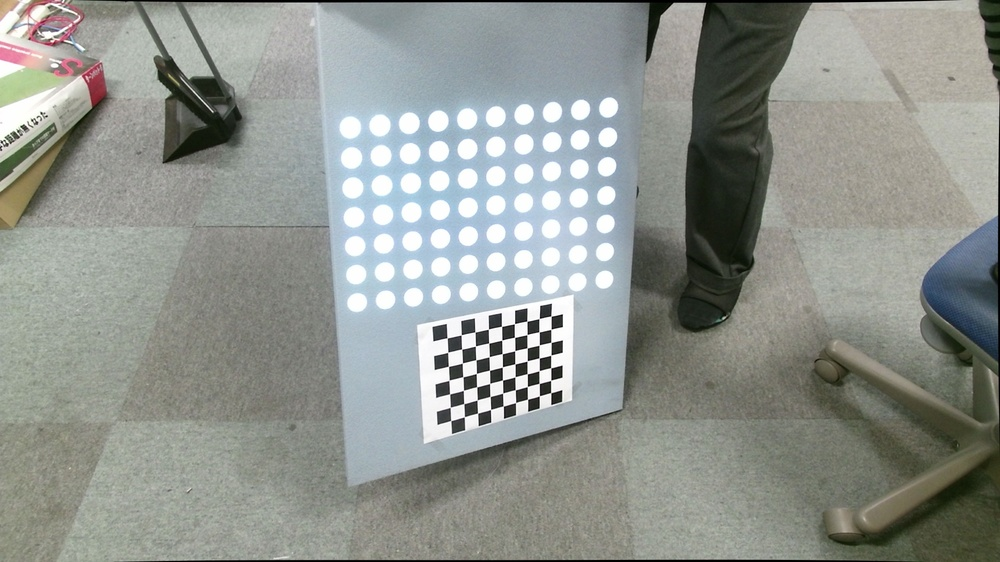
#> input picture 1.jpeg, 1000 x 562 px, shrunk from 1920 x 1080 before the run
$ python out_detect.py   (Python 2 division)
#> lines starting #> are read from the running program, lines starting #| are printed output that depends on the picture; long printed decimals are rounded
import cv2
import numpy as np

row = 9
col = 7
corner_num = (col, row)
size = 2.5

pW = np.empty([row * col, 3], dtype=np.float32)
K = np.array([[ 1.0464088296606685e+03, 0., 9.6962285013582118e+02], [0.,
       1.0473601981442353e+03, 5.3418043955010319e+02], [0., 0., 1. ]],np.float32)
d = np.array([[ 4.3977277514639868e-02, -6.2933078892199332e-02,
       -5.7377837329916246e-04, 7.8218303056817190e-04,
       1.4687866930870116e-02 ]],np.float32)

for i_row in range(0, row):
  for i_col in range(0, col):
    pW[i_row * col + i_col] = np.array([size * i_col, size * i_row, 0], dtype=np.float32)

ex_image = cv2.imread("1.jpeg", 0)
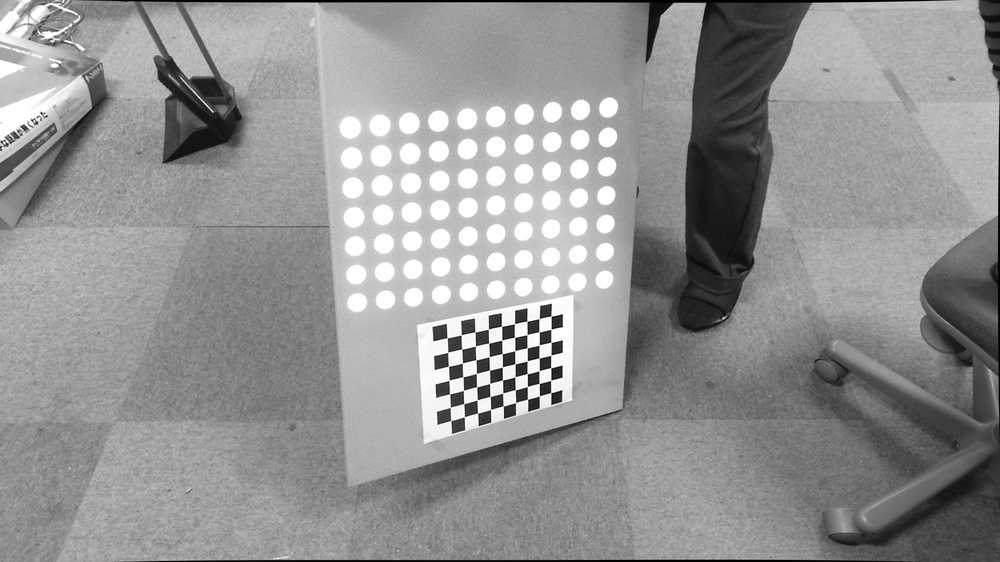
#> ex_image: shape (562, 1000); min 0, max 255, mean 146.5
found, qI = cv2.findChessboardCorners(ex_image, corner_num)
#> found = True; qI = 63 rows, first 8: [551, 316.1], [551, 329.3], [551, 342.3], [550.9, 355.1], [550.7, 367.7], [550.7, 380.3], [550.7, 392.6], [539.2, 318.5]

if found:
  term = (cv2.TERM_CRITERIA_EPS+cv2.TERM_CRITERIA_COUNT, 30, 0.1)
  qI_sub = cv2.cornerSubPix(ex_image, qI, (9,9), (-1,-1), term)
#> qI_sub = 63 rows, first 8: [551, 316.1], [551, 329.2], [551, 342.3], [550.8, 355.2], [550.7, 367.8], [550.7, 380.3], [550.8, 392.9], [539.1, 318.5]

  ret, rvec, tvec = cv2.solvePnP(pW, qI, K, d)
#> ret = True; rvec = [-0.323, -1.25, 1.28]; tvec = [-73.94, -38.5, 186]
  rmat = cv2.Rodrigues(rvec)[0]
#> rmat = [[-0.211, -0.529, -0.822], [0.834, 0.341, -0.434], [0.51, -0.777, 0.37]]
  print rmat
#| [[-0.2112 -0.5295 -0.8216]
#|  [ 0.8339  0.3409 -0.434]
#|  [ 0.5099 -0.7768  0.3695]]

$ run again, with 2.jpeg copied over 1.jpeg
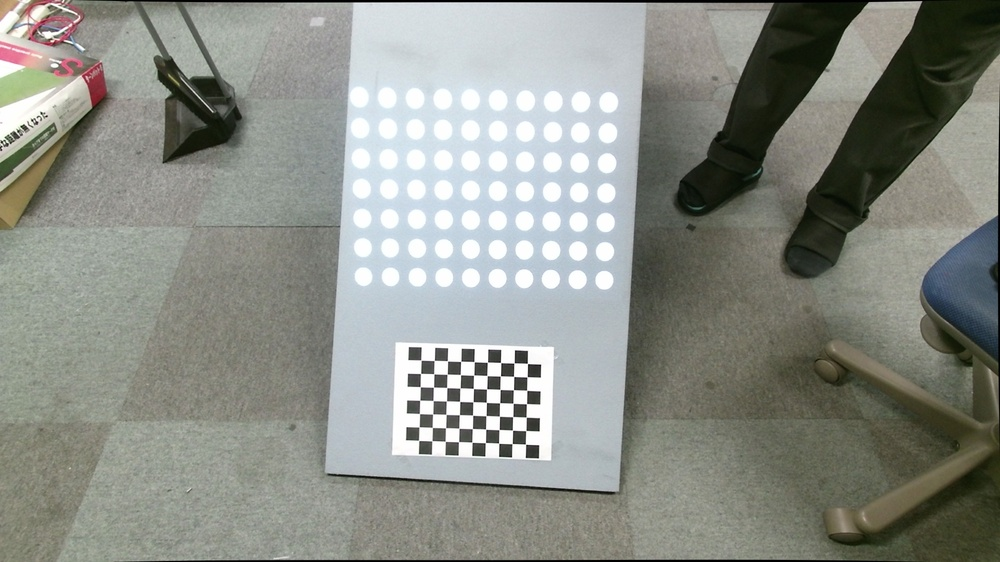
#> input picture 2.jpeg, 1000 x 562 px, shrunk from 1920 x 1080 before the run
#> `ex_image = cv2.imread("1.jpeg", 0)`:
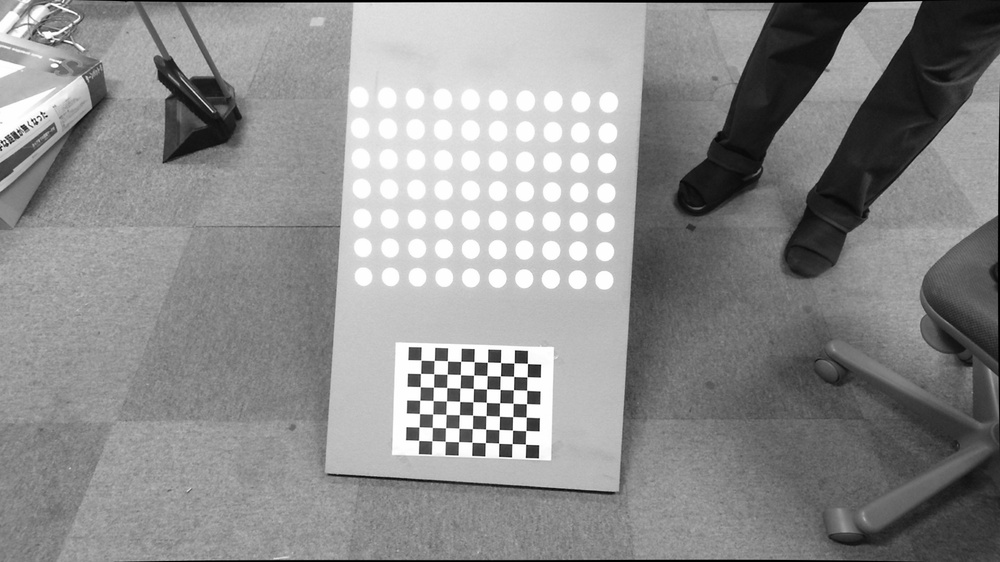
#> ex_image: shape (562, 1000); min 0, max 255, mean 141
#> found = True; qI = 63 rows, first 8: [527.4, 363.4], [527.1, 376.7], [526.7, 390.3], [526.5, 403.6], [526.3, 417.2], [525.8, 430.6], [525.5, 444.2], [514, 363]
#> qI_sub = 63 rows, first 8: [527.4, 363.5], [527.1, 376.8], [526.7, 390.3], [526.5, 403.7], [526.2, 417.1], [525.8, 430.6], [525.5, 444.2], [514, 362.9]
#> ret = True; rvec = [0.0221, 0.00741, 1.6]; tvec = [-82.58, -31.83, 196.5]
#> rmat = [[-0.0331, -0.999, 0.0188], [0.999, -0.0333, -0.00897], [0.00959, 0.0185, 1]]
#| [[-0.03308 -0.9993  0.01882]
#|  [ 0.9994 -0.03326 -0.008968]
#|  [ 0.009588  0.01851  0.9998]]

$ run again, with 3.jpeg copied over 1.jpeg
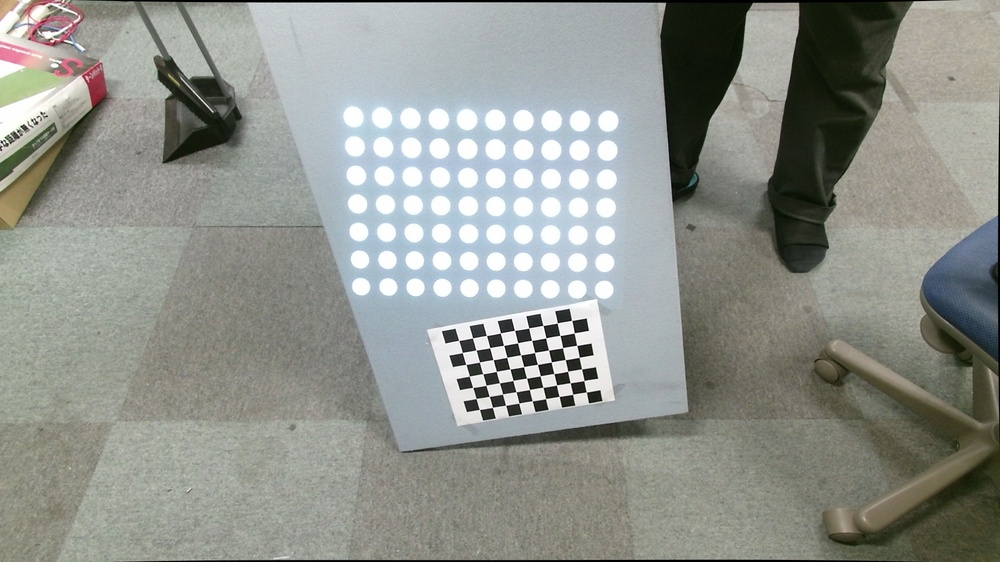
#> input picture 3.jpeg, 1000 x 562 px, shrunk from 1920 x 1080 before the run
#> `ex_image = cv2.imread("1.jpeg", 0)`:
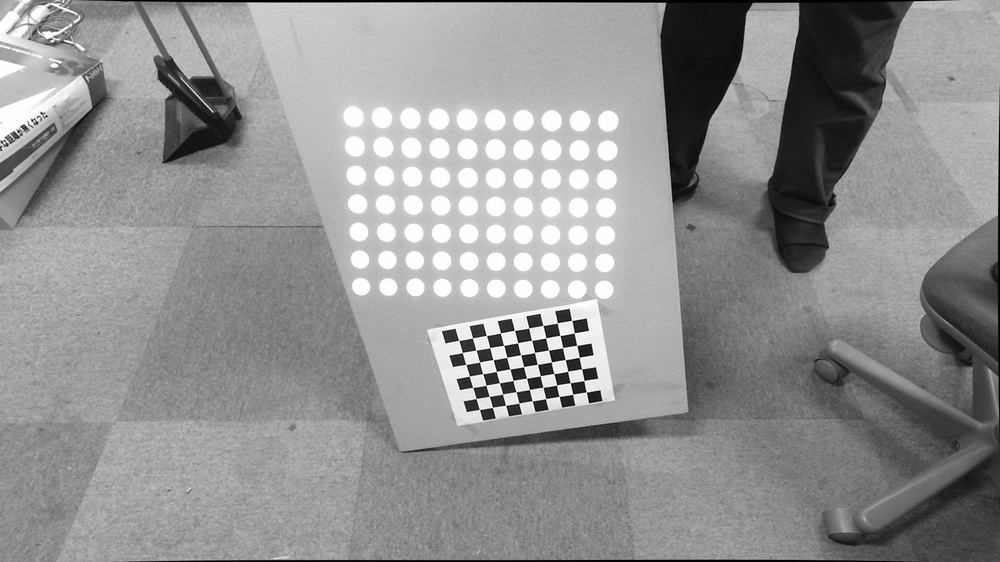
#> ex_image: shape (562, 1000); min 0, max 255, mean 145.5
#> found = True; qI = 63 rows, first 8: [571.6, 320.4], [574.2, 332.9], [576.7, 345.4], [579.2, 357.3], [581.6, 368.9], [584, 380.6], [586.3, 391.9], [557.3, 323]
#> qI_sub = 63 rows, first 8: [571.7, 320.5], [574.3, 332.9], [576.8, 345.4], [579.2, 357.3], [581.5, 368.9], [583.9, 380.5], [586.3, 392.1], [557.3, 322.9]
#> ret = True; rvec = [0.141, -0.828, 1.37]; tvec = [-76.72, -40.73, 202.2]
#> rmat = [[-0.0257, -0.899, -0.438], [0.805, 0.241, -0.542], [0.593, -0.366, 0.717]]
#| [[-0.02573 -0.8987 -0.4378]
#|  [ 0.8047  0.2412 -0.5424]
#|  [ 0.5931 -0.3663  0.717]]

$ run again, with 4.jpeg copied over 1.jpeg
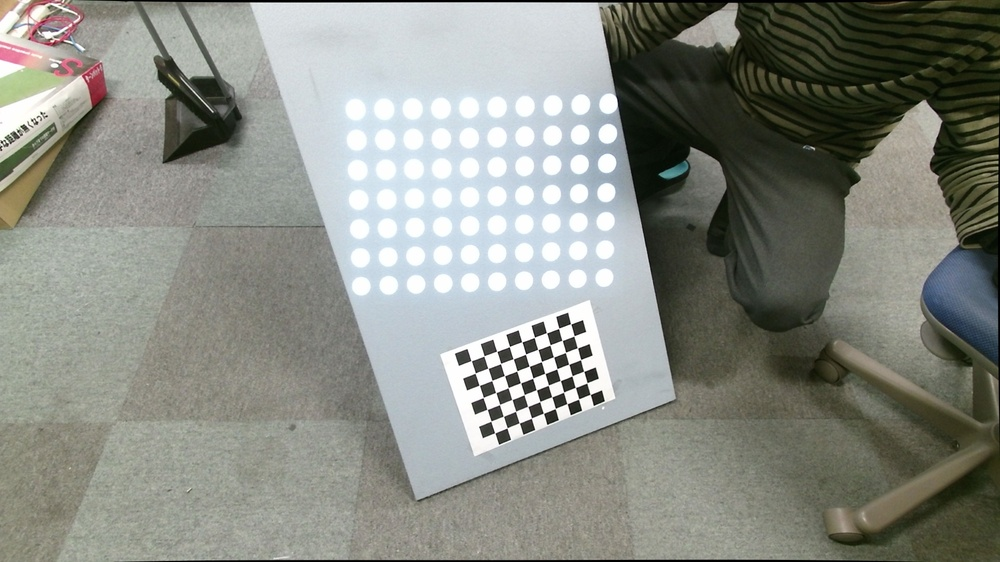
#> input picture 4.jpeg, 1000 x 562 px, shrunk from 1920 x 1080 before the run
#> `ex_image = cv2.imread("1.jpeg", 0)`:
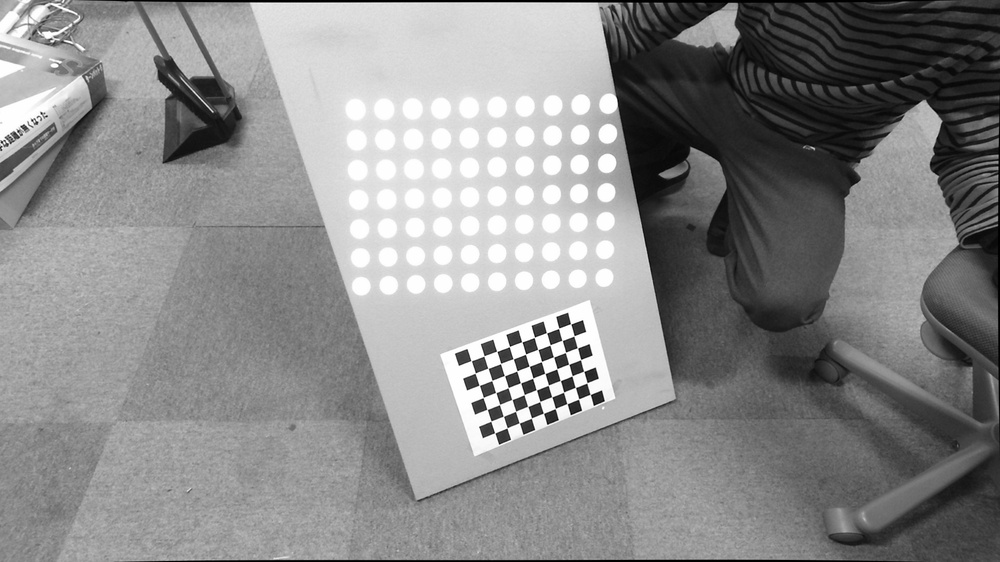
#> ex_image: shape (562, 1000); min 0, max 255, mean 137.7
#> found = True; qI = 63 rows, first 8: [570.6, 323.9], [574, 335.9], [577.4, 348], [580.6, 359.6], [583.7, 371.3], [586.9, 382.8], [590.2, 394.4], [558.7, 328.3]
#> qI_sub = 63 rows, first 8: [570.6, 323.8], [574, 335.9], [577.5, 348], [580.6, 359.7], [583.6, 371.4], [587, 382.9], [590.4, 394.7], [558.6, 328.4]
#> ret = True; rvec = [-0.166, -1.03, 1.16]; tvec = [-76.21, -40.05, 200.9]
#> rmat = [[0.025, -0.672, -0.74], [0.811, 0.446, -0.378], [0.584, -0.591, 0.557]]
#| [[ 0.025  -0.6725 -0.7397]
#|  [ 0.8113  0.446 -0.378]
#|  [ 0.5841 -0.5906  0.5567]]
